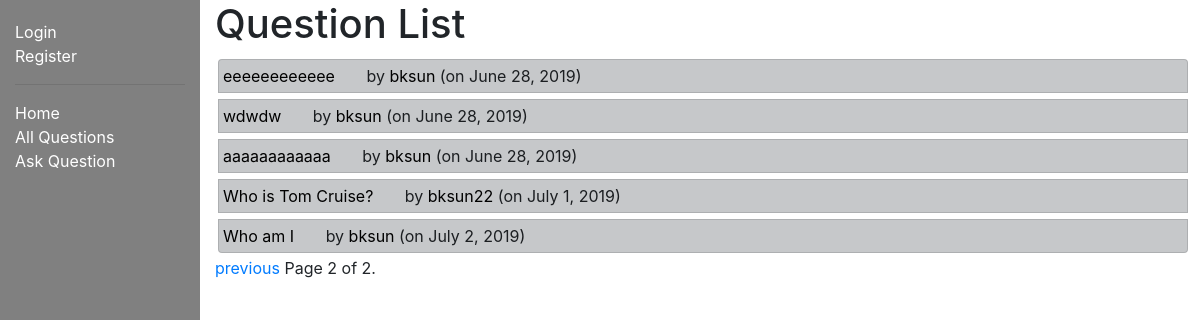
/myquora/questions/?page=2, run on an earlier commit of the app's database.
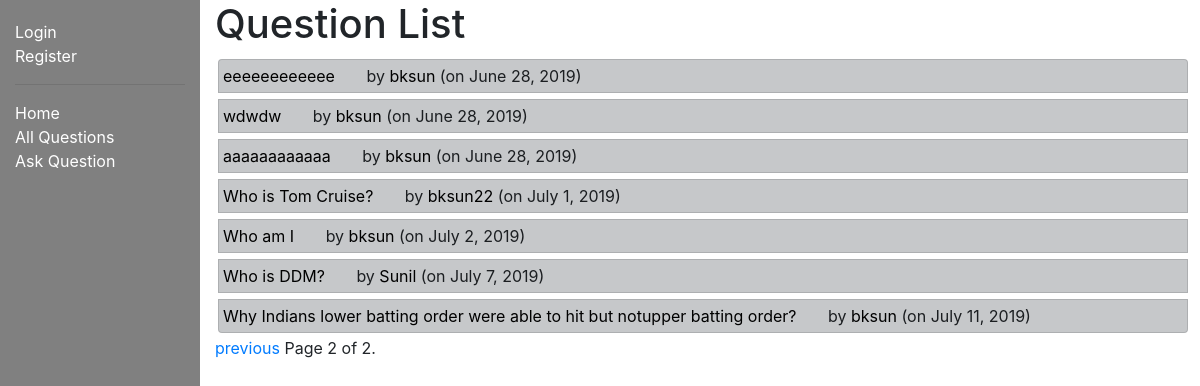
And on a later commit of the database.
### myquora/models.py (models this page shows, shortened)
class Question(models.Model):
    author = models.ForeignKey(Author, on_delete=models.SET_NULL, null=True)
    question_text = models.TextField(max_length=1000, help_text='Enter your question in brief')
    date_created = models.DateField(null=True, default=timezone.now())
    date_updated = models.DateField(null=True, default=timezone.now())
    def get_absolute_url(self):
        return reverse('question-detail', args=[str(self.id)])

class Author(models.Model):
    user = models.ForeignKey(User, on_delete=models.CASCADE)
    email = models.EmailField(max_length=70, blank=True)
    date_created = models.DateField(null=True, default=timezone.now())
    credits = models.IntegerField(default=0)
    def get_absolute_url(self):
        return reverse('author-detail', args=[str(self.id)])
    def __str__(self):
        return f'{self.user.username}'

### myquora/views.py (the view)
# urls.py: path('questions/', views.QuestionListView.as_view(), name='questions'),
class QuestionListView(generic.ListView):
    model = Question
    paginate_by = 10

### myquora/templates/myquora/question_list.html (shortened to what this page needs)
{% extends "base_generic.html" %}
{% block content %}
  <h1>Question List</h1>
  {% if question_list %}
  <ul class="list-group">
    {% for question in question_list %}
      <li style="padding: 4px; margin: 3px; list-style: none; text-decoration: none;" class="list-group-item list-group-item-action list-group-item-dark">
        <a style="text-decoration: none; color: black" href="{{ question.get_absolute_url }}">{{ question.question_text }}</a>
        &nbsp; &nbsp; &nbsp;
        by
        <a style="text-decoration: none; color: black;" href="{{ question.author.get_absolute_url }}"> {{question.author}} </a>
        (on {{question.date_updated}})
      </li>
    {% endfor %}
  </ul>
  {% else %}
    <p>There are no questions in the library.</p>
  {% endif %}
{% endblock %}

What changed in the data, as far as the page shows it:
added Question: question_text "Who is DDM?", author "Sunil", date_updated "July 7, 2019"
added Question: question_text "Why Indians lower batting order were able to hit but notupper batting order?", author "bksun", date_updated "July 11, 2019"
